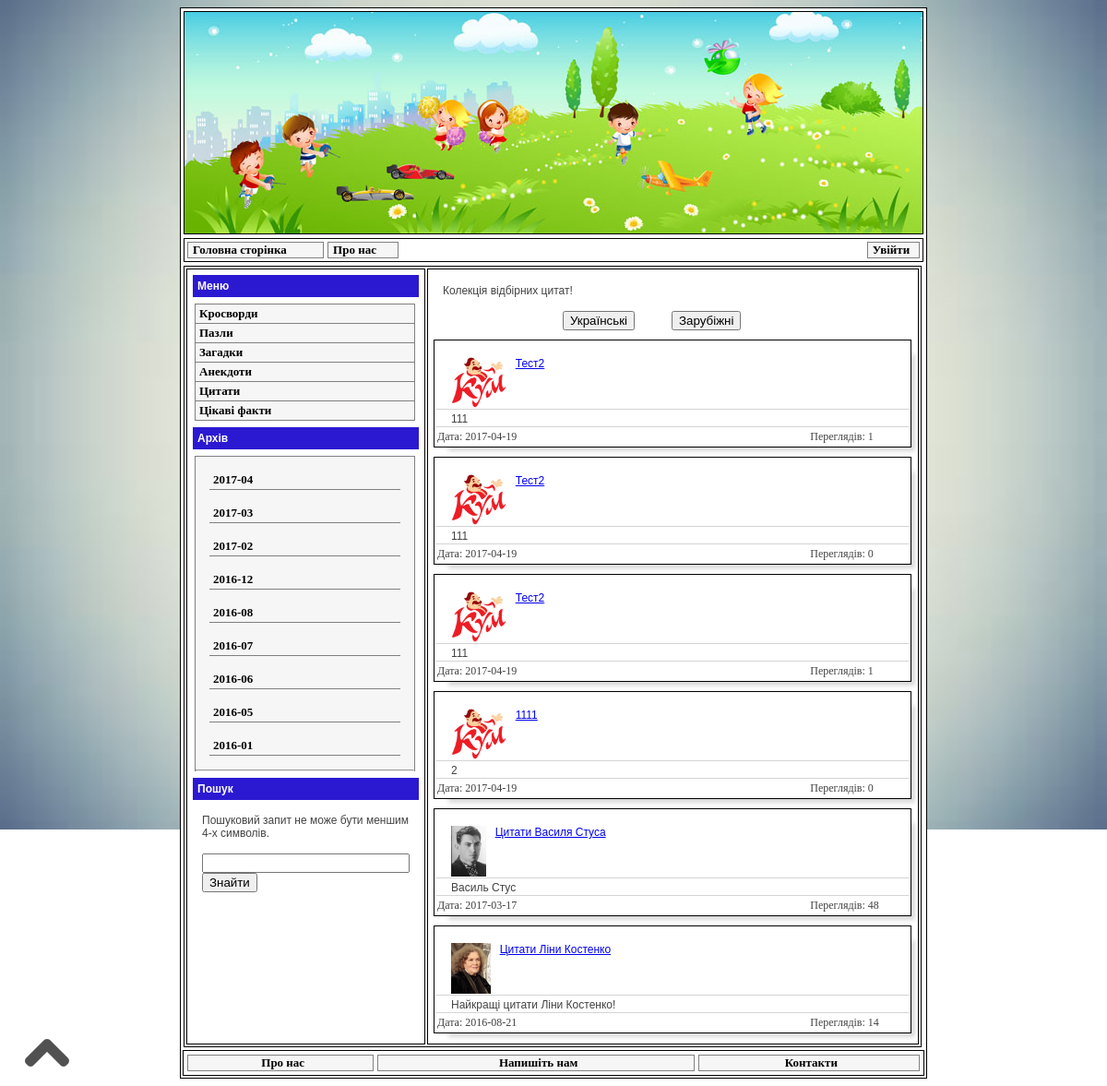
Screenshot of /quote.php with the database file from the repository.
### tables this page shows
CREATE TABLE `settings` (
  `id` int(3) NOT NULL,
  `title` varchar(255) NOT NULL,
  `text` text NOT NULL,
  `page` varchar(255) NOT NULL
);

CREATE TABLE `data` (
  `id` int(5) NOT NULL,
  `cat` int(1) NOT NULL,
  `description` text NOT NULL,
  `text` text NOT NULL,
  `view` int(7) NOT NULL,
  `date` date NOT NULL,
  `mini_img` varchar(255) NOT NULL,
  `title` varchar(255) NOT NULL,
  `url` varchar(255) NOT NULL,
  `author` varchar(50) NOT NULL,
  `id_l` int(2) NOT NULL
);

### quote.php (the view, shortened to what this page needs)
<?php
include ("blocks/bd.php");
$result = mysql_query("SELECT title,text FROM settings WHERE page='quote'",$db);
$myrow = mysql_fetch_array($result);
?>
<!DOCTYPE HTML PUBLIC "-//W3C//DTD HTML 4.01 Transitional//EN" "http://www.w3.org/TR/html4/loose.dtd">
<html>
<head>
<link href="style.css" rel="stylesheet" type="text/css">
</head>
<body>
<table width="800"  class="cooltable0" align="center" bgcolor="#FFFFFF">
  <? include("blocks/header.php"); ?>
<? include ("blocks/top-menu.php") ?>
  <tr>
    <td><table width="800"  class="cooltable">
      <tr>
  <?  include("blocks/left.php"); ?>
<td width="584" align="left" valign="top" class="cooltable0"><p><? echo $myrow["text"]; ?></p>
          <form name="form1" method="post" action="quote_1.php" style="margin-left: 130px;">
            <label>
            <p><input type="submit" name="f1" id="f1" style="float:left" value="Українські"></p>
            </label>
           </form>
           <form name="form2" method="post" action="quote_2.php">
            <label>
            <p style="padding-bottom: 1px;"><input type="submit" name="f2" id="f2" style="float:left;margin-left: 40px;" value="Зарубіжні"></p>
            </label>
           </form>
           <br>
<?php
$result = mysql_query ("SELECT id,title,description,date,view,mini_img FROM data WHERE cat='5' ORDER BY id DESC", $db);
$myrow = mysql_fetch_array($result);
do {
echo "<table align='left' class='citaty' style='margin-left: 5px; width: 98%; margin-bottom: 10px; box-shadow: black; border: 1px solid #000000; box-shadow: 10px 10px 5px -6px rgba(0, 0, 0, 0.16);'>";
printf( "  		<tr>
    <td style='    border-bottom-width: 1px;
    border-bottom-style: solid;
    border-bottom-color: rgba(0, 0, 0, 0.17);'>
		<p class='post_name'><img class='mini' align='left' src='%s'><a href='view_facts.php?id=%s'>%s</a></p>
	</td>
  </tr>
  <tr>
    <td style='    border-bottom-width: 1px;
    border-bottom-style: solid;
    border-bottom-color: rgba(0, 0, 0, 0.17);'>
		<p style='margin-bottom: 0px; margin-top: 0px;'>%s</p></td>
	</td>
  </tr>
  <tr>
    <td>
		<label class='post_adds'>Дата: %s</label>
		<label style='margin-left: 315px;'>Переглядів: %s</label>
	</td>
  </tr>
</table>", $myrow["mini_img"],$myrow["id"],$myrow["title"],$myrow["description"],$myrow["date"],$myrow["view"]);
}
while($myrow = mysql_fetch_array($result));
?>
  <? include("blocks/footer.php"); ?>
<div class="leftbar-wrap">
<a href="#" class="left-controlbar">
<span class="active-area">
<img class="bar-desc-top" src='img/up.png'></img></span></span></a>
</body>
</html>

### style.css (style rules this page uses)
p { font-family:Verdana, Arial, Helvetica, sans-serif; font-size:12px; color:#424242; margin:15px; }
img.mini { height: 55px; margin-right: 10px; }
table.cooltable0 { border: 1px solid #000000; }
td.cooltable0 { border: 1px solid #000000; }
table.cooltable { border: 1px solid #000000; }
.leftbar-wrap { position: fixed; bottom: 0; width: 99px !important; left: 0; }
.left-controlbar { height: 100%; display: block; text-decoration: none; }
.active-area { display: block; text-align: center; }
.bar-desc-top { position: relative; display: inline-block; }

### rows the page displays
settings: text "Колекція відбірних цитат!"
data: mini_img (picture), title "Тест2", description "111", date "2017-04-19", view "1"
data: mini_img (picture), title "Тест2", description "111", date "2017-04-19", view "0"
data: mini_img (picture), title "Тест2", description "111", date "2017-04-19", view "1"
data: mini_img (picture), title "1111", description "2", date "2017-04-19", view "0"
data: mini_img (picture), title "Цитати Василя Стуса", description "Василь Стус", date "2017-03-17", view "48"
data: mini_img (picture), title "Цитати Ліни Костенко", description "Найкращі цитати Ліни Костенко!", date "2016-08-21", view "14"

### other values shown
$myrow9["month"] "2017-04"
$myrow9["month"] "2017-03"
$myrow9["month"] "2017-02"
$myrow9["month"] "2016-12"
$myrow9["month"] "2016-08"
$myrow9["month"] "2016-07"
$myrow9["month"] "2016-06"
$myrow9["month"] "2016-05"
$myrow9["month"] "2016-01"
